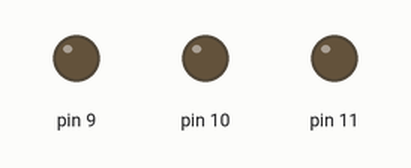
Bench run of a sketch on a simulated Arduino Uno, built with avr-gcc and run on an emulated ATmega328P. Shown: output pins drawn as LEDs (lit = HIGH).

Above: at 0.05 s.
At 1.4 s:
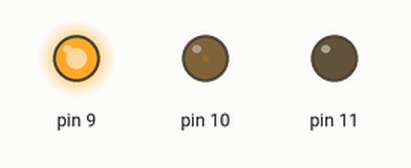
At 2.75 s:
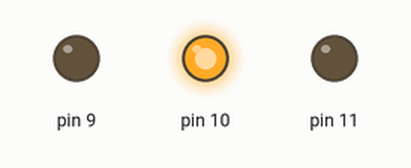
At 4.1 s:
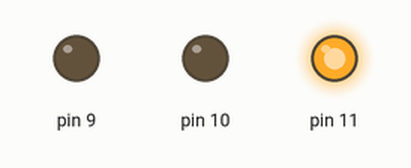
At 5.5 s:
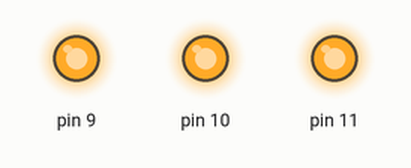
Timing chart, 0 to 8.5 s (numbered marks = the images above):
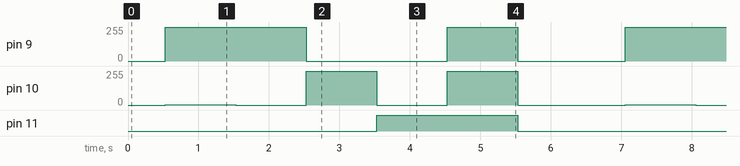

Measured:
- by itself, pin 9: repeats every 6.5 s: 255/255 1.0 s, 0/255 2.0 s, 255/255 1.0 s, 0/255 1.5 s, 254/255 1.0 s
- by itself, pin 10: repeats every 6.5 s: 2 × (0/255 1.0 s, 255/255 1.0 s), 0/255 1.5 s, 1/255 1.0 s
- by itself, pin 11: alternates HIGH for 2.0 s and LOW for 4.5 s

The sketch:

example.ino
```cpp
#include "Couleur.h"


Couleur rgb (10, 9, 11);
//int RedPin = 11; //the Red pin connects to digital pin 11 on the arduino
//int BluePin = 10; //the Blue pin connects to digital pin 10 on the arduino
//int GreenPin = 9 ;//the Green pin connects to digital pin 11 on the arduino
int value; //this will hold the value of a for loop we will create

void setup() {
}

void loop()
{
for (value = 255; value>0; value--){//counts down
  rgb.setGreen(value); //val will be 255 initially
  rgb.setBlue(255-value); //val will be initially 0 initially
  rgb.setRed(128-value);//val will be initially 127
delay(1);
}
for (value = 0; value <255; value++)//counts up
{   rgb.setGreen(value);//val will be 0 initially
    rgb.setBlue(255-value);//val will be 255 initially
    rgb.setRed(128-value);//val will be 255 initially
    delay (1);
}
delay (1000);
rgb.Green();
delay (1000);
rgb.Blue();
delay (1000);
rgb.Red();
delay (1000);
rgb.White ();
delay (1000);
rgb.NoColor ();
delay (1000);

}
```

Couleur.cpp
```cpp
#include <Arduino.h>
#include "Couleur.h"

/*Couleur(int pinBlue, int pinGreen, int pinRed);
~Couleur();


void setRed (int red);
void setBlue (int blue);
void setGreen (int green);*/

Couleur::Couleur (int pinBlue, int pinGreen, int pinRed, int serial)
{
	pinMode(pinRed, OUTPUT);
	pinMode(pinGreen, OUTPUT);
	pinMode(pinBlue, OUTPUT);
	analogWrite (pinRed, 0);
	analogWrite (pinBlue, 0);
	analogWrite (pinGreen, 0);
	m_pinRed = pinRed;
	m_pinGreen = pinGreen;
	m_pinBlue = pinBlue;
	Serial.begin (serial);
}
Couleur::Couleur (int pinBlue, int pinGreen, int pinRed)
{
	pinMode(pinRed, OUTPUT);
	pinMode(pinGreen, OUTPUT);
	pinMode(pinBlue, OUTPUT);
	analogWrite (pinRed, 0);
	analogWrite (pinBlue, 0);
	analogWrite (pinGreen, 0);
	m_pinRed = pinRed;
	m_pinGreen = pinGreen;
	m_pinBlue = pinBlue;
	Serial.begin (9600);

	//Couleur (pinBlue, pinGreen, pinRed,9600);

}
Couleur::~Couleur ()
{

}

void Couleur::setRed (int red)
{

	m_red = red;

	if (m_red > 255)
	{
		m_red = 255;
	}
	else if (m_red < 0)
	{
		m_red = 0;
	}


	analogWrite (m_pinRed, m_red);
}
int Couleur::getRed ()
{
	return m_red;
}
void Couleur::setBlue (int blue)
{
	m_blue = blue;

	if (m_blue > 255)
	{
		m_blue = 255;
	}
	else if (m_blue < 0)
	{
		m_blue = 0;
	}

	analogWrite (m_pinBlue, m_blue);
}
int Couleur::getBlue ()
{
	return m_blue;
}

void Couleur::setGreen (int green)
{
	m_green = green;

	if (m_green > 255)
	{
		m_green = 255;
	}
	else if (m_green < 0)
	{
		m_green = 0;
	}

	analogWrite (m_pinGreen, m_green);
}
int Couleur::getGreen ()
{
	return m_green;
}

void Couleur::Red ()
{
	m_red = 255;
	m_blue = 0;
	m_green = 0;
	analogWrite (m_pinRed, m_red);
	analogWrite (m_pinBlue, m_blue);
	analogWrite (m_pinGreen, m_green);
}
void Couleur::Blue ()
{
	m_blue = 255;
	m_red = 0;
	m_green = 0;
	analogWrite (m_pinBlue, m_blue);
	analogWrite (m_pinRed, m_red);
	analogWrite (m_pinGreen, m_green);
}

void Couleur::Green ()
{
	m_green = 255;
	m_red = 0;
	m_blue = 0;
	analogWrite (m_pinGreen, m_green);
	analogWrite (m_pinRed, m_red);
	analogWrite (m_pinBlue, m_blue);
}
void Couleur::NoColor ()
{
	m_green = 0;
	m_red = 0;
	m_blue = 0;
	analogWrite (m_pinGreen, m_green);
	analogWrite (m_pinRed, m_red);
	analogWrite (m_pinBlue, m_blue);
}
void Couleur::White ()
{
	m_green = 255;
	m_red = 255;
	m_blue = 255;
	analogWrite (m_pinGreen, m_green);
	analogWrite (m_pinRed, m_red);
	analogWrite (m_pinBlue, m_blue);
}
```

Couleur.h
```cpp
#ifndef Couleur_h

#define Couleur_h
#include <Arduino.h>

class Couleur
{
public:
Couleur(int pinBlue, int pinGreen, int pinRed, int serial);
Couleur(int pinBlue, int pinGreen, int pinRed);

~Couleur();


void setRed (int red);
void setBlue (int blue);
void setGreen (int green);
void Red ();
void Blue ();
void Green ();
void White ();
void NoColor ();
int getRed ();
int getBlue ();
int getGreen ();

private:
int m_pinRed;
int m_pinGreen;
int m_pinBlue;
int m_red;
int m_blue;
int m_green;
};


#endif // Fin si
```
